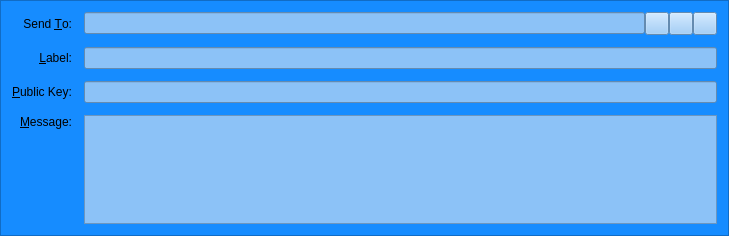
<?xml version="1.0" encoding="UTF-8"?>
<ui version="4.0">
 <class>SendMessagesEntry</class>
 <widget class="QFrame" name="SendMessagesEntry">
  <property name="geometry">
   <rect>
    <x>0</x>
    <y>0</y>
    <width>729</width>
    <height>236</height>
   </rect>
  </property>
  <property name="windowTitle">
   <string>Form</string>
  </property>
  <property name="styleSheet">
   <string notr="true">background-color: rgb(22, 140, 255);</string>
  </property>
  <property name="frameShape">
   <enum>QFrame::StyledPanel</enum>
  </property>
  <property name="frameShadow">
   <enum>QFrame::Sunken</enum>
  </property>
  <layout class="QGridLayout" name="gridLayout">
   <property name="spacing">
    <number>12</number>
   </property>
   <item row="3" column="2">
    <layout class="QHBoxLayout" name="sendToLayout">
     <property name="spacing">
      <number>0</number>
     </property>
     <item>
      <widget class="QValidatedLineEdit" name="sendTo">
       <property name="toolTip">
        <string>The address to send the payment to  (e.g. 4Zo1ga6xuKuQ7JV7M9rGDoxdbYwV5zgQJ5)</string>
       </property>
       <property name="styleSheet">
        <string notr="true">background-color: rgb(140, 194, 247);</string>
       </property>
       <property name="maxLength">
        <number>34</number>
       </property>
      </widget>
     </item>
     <item>
      <widget class="QToolButton" name="addressBookButton">
       <property name="toolTip">
        <string>Choose address from address book</string>
       </property>
       <property name="styleSheet">
        <string notr="true">background-color: rgb(140, 194, 247);</string>
       </property>
       <property name="text">
        <string/>
       </property>
       <property name="icon">
        <iconset resource="../bitcoin.qrc">
         <normaloff>:/icons/address-book</normaloff>:/icons/address-book</iconset>
       </property>
       <property name="shortcut">
        <string>Alt+A</string>
       </property>
      </widget>
     </item>
     <item>
      <widget class="QToolButton" name="pasteButton">
       <property name="toolTip">
        <string>Paste address from clipboard</string>
       </property>
       <property name="styleSheet">
        <string notr="true">background-color: rgb(140, 194, 247);</string>
       </property>
       <property name="text">
        <string/>
       </property>
       <property name="icon">
        <iconset resource="../bitcoin.qrc">
         <normaloff>:/icons/editpaste</normaloff>:/icons/editpaste</iconset>
       </property>
       <property name="shortcut">
        <string>Alt+P</string>
       </property>
      </widget>
     </item>
     <item>
      <widget class="QToolButton" name="deleteButton">
       <property name="toolTip">
        <string>Remove this recipient</string>
       </property>
       <property name="styleSheet">
        <string notr="true">background-color: rgb(140, 194, 247);</string>
       </property>
       <property name="text">
        <string/>
       </property>
       <property name="icon">
        <iconset resource="../bitcoin.qrc">
         <normaloff>:/icons/remove</normaloff>:/icons/remove</iconset>
       </property>
      </widget>
     </item>
    </layout>
   </item>
   <item row="6" column="0">
    <widget class="QLabel" name="messageLabel">
     <property name="text">
      <string>&amp;Message:</string>
     </property>
     <property name="alignment">
      <set>Qt::AlignRight|Qt::AlignTop|Qt::AlignTrailing</set>
     </property>
     <property name="buddy">
      <cstring>messageText</cstring>
     </property>
    </widget>
   </item>
   <item row="3" column="0">
    <widget class="QLabel" name="label_2">
     <property name="text">
      <string>Send &amp;To:</string>
     </property>
     <property name="alignment">
      <set>Qt::AlignRight|Qt::AlignTrailing|Qt::AlignVCenter</set>
     </property>
     <property name="buddy">
      <cstring>sendTo</cstring>
     </property>
    </widget>
   </item>
   <item row="6" column="2">
    <widget class="QValidatedTextEdit" name="messageText">
     <property name="mouseTracking">
      <bool>true</bool>
     </property>
     <property name="focusPolicy">
      <enum>Qt::WheelFocus</enum>
     </property>
     <property name="styleSheet">
      <string notr="true">background-color: rgb(140, 194, 247);</string>
     </property>
     <property name="tabChangesFocus">
      <bool>false</bool>
     </property>
    </widget>
   </item>
   <item row="4" column="2">
    <widget class="QValidatedLineEdit" name="addAsLabel">
     <property name="enabled">
      <bool>true</bool>
     </property>
     <property name="toolTip">
      <string>Enter a label for this address to add it to your address book</string>
     </property>
     <property name="styleSheet">
      <string notr="true">background-color: rgb(140, 194, 247);</string>
     </property>
    </widget>
   </item>
   <item row="4" column="0">
    <widget class="QLabel" name="label_4">
     <property name="text">
      <string>&amp;Label:</string>
     </property>
     <property name="alignment">
      <set>Qt::AlignRight|Qt::AlignTrailing|Qt::AlignVCenter</set>
     </property>
     <property name="buddy">
      <cstring>addAsLabel</cstring>
     </property>
    </widget>
   </item>
   <item row="5" column="0">
    <widget class="QLabel" name="publicKeyLabel">
     <property name="text">
      <string>&amp;Public Key:</string>
     </property>
     <property name="buddy">
      <cstring>publicKey</cstring>
     </property>
    </widget>
   </item>
   <item row="5" column="2">
    <widget class="QValidatedLineEdit" name="publicKey">
     <property name="styleSheet">
      <string notr="true">background-color: rgb(140, 194, 247);</string>
     </property>
    </widget>
   </item>
  </layout>
 </widget>
 <customwidgets>
  <customwidget>
   <class>QValidatedLineEdit</class>
   <extends>QLineEdit</extends>
   <header>qvalidatedlineedit.h</header>
  </customwidget>
  <customwidget>
   <class>QValidatedTextEdit</class>
   <extends>QPlainTextEdit</extends>
   <header>qvalidatedtextedit.h</header>
  </customwidget>
 </customwidgets>
 <resources>
  <include location="../bitcoin.qrc"/>
 </resources>
 <connections/>
</ui>
